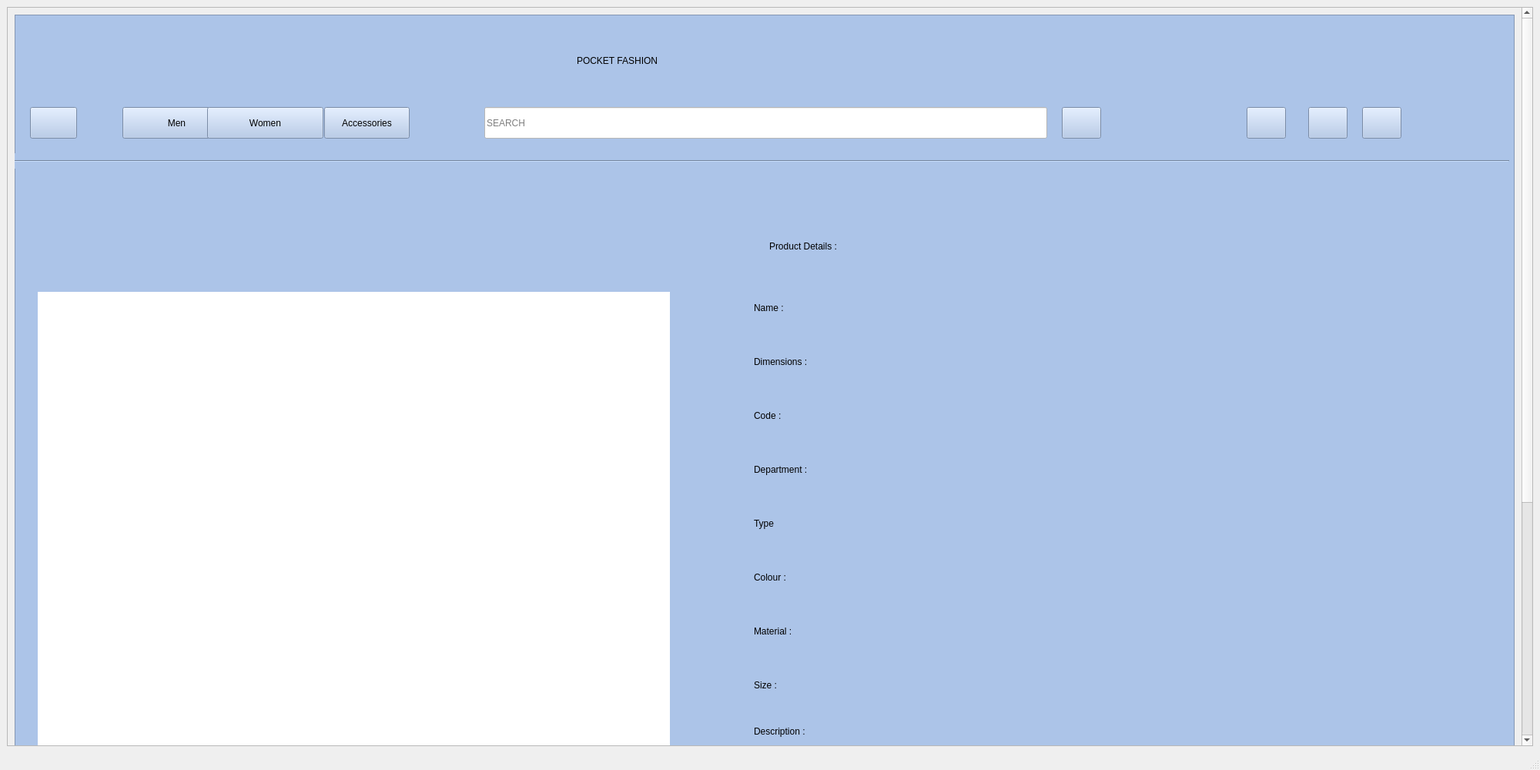
<?xml version="1.0" encoding="UTF-8"?>
<ui version="4.0">
 <class>MainWindow</class>
 <widget class="QMainWindow" name="MainWindow">
  <property name="geometry">
   <rect>
    <x>0</x>
    <y>0</y>
    <width>2000</width>
    <height>1000</height>
   </rect>
  </property>
  <property name="minimumSize">
   <size>
    <width>0</width>
    <height>0</height>
   </size>
  </property>
  <property name="windowTitle">
   <string>MainWindow</string>
  </property>
  <widget class="QWidget" name="centralwidget">
   <layout class="QHBoxLayout" name="horizontalLayout">
    <item>
     <widget class="QScrollArea" name="scrollArea">
      <property name="widgetResizable">
       <bool>true</bool>
      </property>
      <widget class="QWidget" name="scrollAreaWidgetContents">
       <property name="geometry">
        <rect>
         <x>0</x>
         <y>0</y>
         <width>1959</width>
         <height>1418</height>
        </rect>
       </property>
       <layout class="QHBoxLayout" name="horizontalLayout_2">
        <item>
         <widget class="QFrame" name="frame">
          <property name="minimumSize">
           <size>
            <width>0</width>
            <height>1400</height>
           </size>
          </property>
          <property name="styleSheet">
           <string notr="true">background-color: rgb(172, 196, 232);</string>
          </property>
          <property name="frameShape">
           <enum>QFrame::StyledPanel</enum>
          </property>
          <property name="frameShadow">
           <enum>QFrame::Raised</enum>
          </property>
          <widget class="QLabel" name="label">
           <property name="geometry">
            <rect>
             <x>730</x>
             <y>30</y>
             <width>441</width>
             <height>61</height>
            </rect>
           </property>
           <property name="styleSheet">
            <string notr="true">font: 75 32pt &quot;Times New Roman&quot;;</string>
           </property>
           <property name="text">
            <string>&lt;html&gt;&lt;head/&gt;&lt;body&gt;&lt;p&gt;POCKET FASHION&lt;/p&gt;&lt;/body&gt;&lt;/html&gt;</string>
           </property>
          </widget>
          <widget class="QLineEdit" name="lineEdit">
           <property name="geometry">
            <rect>
             <x>610</x>
             <y>120</y>
             <width>731</width>
             <height>41</height>
            </rect>
           </property>
           <property name="styleSheet">
            <string notr="true">background-color: rgb(255, 255, 255);</string>
           </property>
           <property name="placeholderText">
            <string>SEARCH</string>
           </property>
          </widget>
          <widget class="QLabel" name="label_10">
           <property name="geometry">
            <rect>
             <x>10</x>
             <y>10</y>
             <width>111</width>
             <height>91</height>
            </rect>
           </property>
           <property name="text">
            <string/>
           </property>
           <property name="pixmap">
            <pixmap>../../../Downloads/pf.png</pixmap>
           </property>
          </widget>
          <widget class="QPushButton" name="pushButton_10">
           <property name="geometry">
            <rect>
             <x>1360</x>
             <y>120</y>
             <width>51</width>
             <height>41</height>
            </rect>
           </property>
           <property name="text">
            <string/>
           </property>
           <property name="icon">
            <iconset>
             <normaloff>../../../Downloads/feather (1)/search.svg</normaloff>../../../Downloads/feather (1)/search.svg</iconset>
           </property>
           <property name="iconSize">
            <size>
             <width>32</width>
             <height>32</height>
            </size>
           </property>
          </widget>
          <widget class="QPushButton" name="pushButton_5">
           <property name="geometry">
            <rect>
             <x>1600</x>
             <y>120</y>
             <width>51</width>
             <height>41</height>
            </rect>
           </property>
           <property name="text">
            <string/>
           </property>
           <property name="icon">
            <iconset>
             <normaloff>../../../Downloads/feather (1)/heart.svg</normaloff>../../../Downloads/feather (1)/heart.svg</iconset>
           </property>
           <property name="iconSize">
            <size>
             <width>32</width>
             <height>32</height>
            </size>
           </property>
          </widget>
          <widget class="QPushButton" name="pushButton_6">
           <property name="geometry">
            <rect>
             <x>1680</x>
             <y>120</y>
             <width>51</width>
             <height>41</height>
            </rect>
           </property>
           <property name="text">
            <string/>
           </property>
           <property name="icon">
            <iconset>
             <normaloff>../../../Downloads/feather (1)/shopping-cart.svg</normaloff>../../../Downloads/feather (1)/shopping-cart.svg</iconset>
           </property>
           <property name="iconSize">
            <size>
             <width>32</width>
             <height>32</height>
            </size>
           </property>
          </widget>
          <widget class="QPushButton" name="login">
           <property name="geometry">
            <rect>
             <x>1750</x>
             <y>120</y>
             <width>51</width>
             <height>41</height>
            </rect>
           </property>
           <property name="text">
            <string/>
           </property>
           <property name="icon">
            <iconset>
             <normaloff>../../../Downloads/feather (1)/log-in.svg</normaloff>../../../Downloads/feather (1)/log-in.svg</iconset>
           </property>
           <property name="iconSize">
            <size>
             <width>32</width>
             <height>32</height>
            </size>
           </property>
          </widget>
          <widget class="QPushButton" name="men">
           <property name="geometry">
            <rect>
             <x>140</x>
             <y>120</y>
             <width>141</width>
             <height>41</height>
            </rect>
           </property>
           <property name="styleSheet">
            <string notr="true">font: 16pt &quot;Gabriola&quot;;</string>
           </property>
           <property name="text">
            <string>Men</string>
           </property>
          </widget>
          <widget class="QPushButton" name="women">
           <property name="geometry">
            <rect>
             <x>250</x>
             <y>120</y>
             <width>151</width>
             <height>41</height>
            </rect>
           </property>
           <property name="styleSheet">
            <string notr="true">font: 16pt &quot;Gabriola&quot;;</string>
           </property>
           <property name="text">
            <string>Women</string>
           </property>
          </widget>
          <widget class="QPushButton" name="accessories">
           <property name="geometry">
            <rect>
             <x>402</x>
             <y>120</y>
             <width>111</width>
             <height>41</height>
            </rect>
           </property>
           <property name="styleSheet">
            <string notr="true">font: 16pt &quot;Gabriola&quot;;</string>
           </property>
           <property name="text">
            <string>Accessories</string>
           </property>
          </widget>
          <widget class="QPushButton" name="back">
           <property name="geometry">
            <rect>
             <x>20</x>
             <y>120</y>
             <width>61</width>
             <height>41</height>
            </rect>
           </property>
           <property name="text">
            <string/>
           </property>
           <property name="icon">
            <iconset>
             <normaloff>../../../Downloads/feather (1)/chevron-left.svg</normaloff>../../../Downloads/feather (1)/chevron-left.svg</iconset>
           </property>
           <property name="iconSize">
            <size>
             <width>32</width>
             <height>32</height>
            </size>
           </property>
          </widget>
          <widget class="Line" name="line">
           <property name="geometry">
            <rect>
             <x>-30</x>
             <y>180</y>
             <width>1971</width>
             <height>20</height>
            </rect>
           </property>
           <property name="orientation">
            <enum>Qt::Horizontal</enum>
           </property>
          </widget>
          <widget class="QLabel" name="image">
           <property name="geometry">
            <rect>
             <x>30</x>
             <y>360</y>
             <width>821</width>
             <height>771</height>
            </rect>
           </property>
           <property name="styleSheet">
            <string notr="true">background-color: rgb(255, 255, 255);</string>
           </property>
           <property name="text">
            <string/>
           </property>
          </widget>
          <widget class="QLabel" name="label_3">
           <property name="geometry">
            <rect>
             <x>980</x>
             <y>270</y>
             <width>321</width>
             <height>61</height>
            </rect>
           </property>
           <property name="styleSheet">
            <string notr="true">font: 20pt &quot;MS Shell Dlg 2&quot;;</string>
           </property>
           <property name="text">
            <string>Product Details :</string>
           </property>
          </widget>
          <widget class="QLabel" name="label_4">
           <property name="geometry">
            <rect>
             <x>960</x>
             <y>360</y>
             <width>191</width>
             <height>41</height>
            </rect>
           </property>
           <property name="styleSheet">
            <string notr="true">font: 16pt &quot;MS Shell Dlg 2&quot;;</string>
           </property>
           <property name="text">
            <string>Name :</string>
           </property>
          </widget>
          <widget class="QLabel" name="label_5">
           <property name="geometry">
            <rect>
             <x>960</x>
             <y>430</y>
             <width>191</width>
             <height>41</height>
            </rect>
           </property>
           <property name="styleSheet">
            <string notr="true">font: 16pt &quot;MS Shell Dlg 2&quot;;</string>
           </property>
           <property name="text">
            <string>Dimensions :</string>
           </property>
          </widget>
          <widget class="QLabel" name="label_6">
           <property name="geometry">
            <rect>
             <x>960</x>
             <y>500</y>
             <width>191</width>
             <height>41</height>
            </rect>
           </property>
           <property name="styleSheet">
            <string notr="true">font: 16pt &quot;MS Shell Dlg 2&quot;;</string>
           </property>
           <property name="text">
            <string>Code :</string>
           </property>
          </widget>
          <widget class="QLabel" name="label_7">
           <property name="geometry">
            <rect>
             <x>960</x>
             <y>570</y>
             <width>191</width>
             <height>41</height>
            </rect>
           </property>
           <property name="styleSheet">
            <string notr="true">font: 16pt &quot;MS Shell Dlg 2&quot;;</string>
           </property>
           <property name="text">
            <string>Department :</string>
           </property>
          </widget>
          <widget class="QLabel" name="label_8">
           <property name="geometry">
            <rect>
             <x>960</x>
             <y>640</y>
             <width>191</width>
             <height>41</height>
            </rect>
           </property>
           <property name="styleSheet">
            <string notr="true">font: 16pt &quot;MS Shell Dlg 2&quot;;</string>
           </property>
           <property name="text">
            <string>Type</string>
           </property>
          </widget>
          <widget class="QLabel" name="label_9">
           <property name="geometry">
            <rect>
             <x>960</x>
             <y>710</y>
             <width>191</width>
             <height>41</height>
            </rect>
           </property>
           <property name="styleSheet">
            <string notr="true">font: 16pt &quot;MS Shell Dlg 2&quot;;</string>
           </property>
           <property name="text">
            <string>Colour :</string>
           </property>
          </widget>
          <widget class="QLabel" name="label_11">
           <property name="geometry">
            <rect>
             <x>960</x>
             <y>780</y>
             <width>191</width>
             <height>41</height>
            </rect>
           </property>
           <property name="styleSheet">
            <string notr="true">font: 16pt &quot;MS Shell Dlg 2&quot;;</string>
           </property>
           <property name="text">
            <string>Material :</string>
           </property>
          </widget>
          <widget class="QLabel" name="label_12">
           <property name="geometry">
            <rect>
             <x>960</x>
             <y>850</y>
             <width>191</width>
             <height>41</height>
            </rect>
           </property>
           <property name="styleSheet">
            <string notr="true">font: 16pt &quot;MS Shell Dlg 2&quot;;</string>
           </property>
           <property name="text">
            <string>Size :</string>
           </property>
          </widget>
          <widget class="QLabel" name="label_13">
           <property name="geometry">
            <rect>
             <x>960</x>
             <y>910</y>
             <width>191</width>
             <height>41</height>
            </rect>
           </property>
           <property name="styleSheet">
            <string notr="true">font: 16pt &quot;MS Shell Dlg 2&quot;;</string>
           </property>
           <property name="text">
            <string>Description :</string>
           </property>
          </widget>
          <widget class="QLabel" name="label_14">
           <property name="geometry">
            <rect>
             <x>960</x>
             <y>1040</y>
             <width>191</width>
             <height>41</height>
            </rect>
           </property>
           <property name="styleSheet">
            <string notr="true">font: 16pt &quot;MS Shell Dlg 2&quot;;</string>
           </property>
           <property name="text">
            <string>Discount :</string>
           </property>
          </widget>
          <widget class="QLabel" name="label_15">
           <property name="geometry">
            <rect>
             <x>960</x>
             <y>1110</y>
             <width>191</width>
             <height>41</height>
            </rect>
           </property>
           <property name="styleSheet">
            <string notr="true">font: 16pt &quot;MS Shell Dlg 2&quot;;</string>
           </property>
           <property name="text">
            <string>Price :</string>
           </property>
          </widget>
          <widget class="QPushButton" name="cart">
           <property name="geometry">
            <rect>
             <x>1040</x>
             <y>1240</y>
             <width>261</width>
             <height>51</height>
            </rect>
           </property>
           <property name="styleSheet">
            <string notr="true">font: 16pt &quot;MS Shell Dlg 2&quot;;
background-color: rgb(153, 153, 153);</string>
           </property>
           <property name="text">
            <string>ADD TO CART</string>
           </property>
          </widget>
          <widget class="QPushButton" name="buynow">
           <property name="geometry">
            <rect>
             <x>1330</x>
             <y>1240</y>
             <width>261</width>
             <height>51</height>
            </rect>
           </property>
           <property name="styleSheet">
            <string notr="true">font: 16pt &quot;MS Shell Dlg 2&quot;;
background-color: rgb(153, 153, 153);</string>
           </property>
           <property name="text">
            <string>BUY NOW</string>
           </property>
          </widget>
          <widget class="QLabel" name="namee">
           <property name="geometry">
            <rect>
             <x>1160</x>
             <y>360</y>
             <width>461</width>
             <height>41</height>
            </rect>
           </property>
           <property name="styleSheet">
            <string notr="true">font: 16pt &quot;MS Shell Dlg 2&quot;;
</string>
           </property>
           <property name="text">
            <string/>
           </property>
          </widget>
          <widget class="QLabel" name="dimen">
           <property name="geometry">
            <rect>
             <x>1160</x>
             <y>430</y>
             <width>461</width>
             <height>41</height>
            </rect>
           </property>
           <property name="styleSheet">
            <string notr="true">font: 16pt &quot;MS Shell Dlg 2&quot;;
</string>
           </property>
           <property name="text">
            <string/>
           </property>
          </widget>
          <widget class="QLabel" name="code">
           <property name="geometry">
            <rect>
             <x>1160</x>
             <y>500</y>
             <width>461</width>
             <height>41</height>
            </rect>
           </property>
           <property name="styleSheet">
            <string notr="true">font: 16pt &quot;MS Shell Dlg 2&quot;;
</string>
           </property>
           <property name="text">
            <string/>
           </property>
          </widget>
          <widget class="QLabel" name="depart">
           <property name="geometry">
            <rect>
             <x>1160</x>
             <y>570</y>
             <width>461</width>
             <height>41</height>
            </rect>
           </property>
           <property name="styleSheet">
            <string notr="true">font: 16pt &quot;MS Shell Dlg 2&quot;;
</string>
           </property>
           <property name="text">
            <string/>
           </property>
          </widget>
          <widget class="QLabel" name="type">
           <property name="geometry">
            <rect>
             <x>1160</x>
             <y>640</y>
             <width>461</width>
             <height>41</height>
            </rect>
           </property>
           <property name="styleSheet">
            <string notr="true">font: 16pt &quot;MS Shell Dlg 2&quot;;
</string>
           </property>
           <property name="text">
            <string/>
           </property>
          </widget>
          <widget class="QLabel" name="colour">
           <property name="geometry">
            <rect>
             <x>1160</x>
             <y>710</y>
             <width>461</width>
             <height>41</height>
            </rect>
           </property>
           <property name="styleSheet">
            <string notr="true">font: 16pt &quot;MS Shell Dlg 2&quot;;
</string>
           </property>
           <property name="text">
            <string/>
           </property>
          </widget>
          <widget class="QLabel" name="material">
           <property name="geometry">
            <rect>
             <x>1160</x>
             <y>780</y>
             <width>461</width>
             <height>41</height>
            </rect>
           </property>
           <property name="styleSheet">
            <string notr="true">font: 16pt &quot;MS Shell Dlg 2&quot;;
</string>
           </property>
           <property name="text">
            <string/>
           </property>
          </widget>
          <widget class="QLabel" name="sizee">
           <property name="geometry">
            <rect>
             <x>1160</x>
             <y>850</y>
             <width>461</width>
             <height>41</height>
            </rect>
           </property>
           <property name="styleSheet">
            <string notr="true">font: 16pt &quot;MS Shell Dlg 2&quot;;
</string>
           </property>
           <property name="text">
            <string/>
           </property>
          </widget>
          <widget class="QLabel" name="discription">
           <property name="geometry">
            <rect>
             <x>1160</x>
             <y>920</y>
             <width>461</width>
             <height>101</height>
            </rect>
           </property>
           <property name="styleSheet">
            <string notr="true">font: 16pt &quot;MS Shell Dlg 2&quot;;
</string>
           </property>
           <property name="text">
            <string/>
           </property>
          </widget>
          <widget class="QLabel" name="discount">
           <property name="geometry">
            <rect>
             <x>1160</x>
             <y>1040</y>
             <width>461</width>
             <height>41</height>
            </rect>
           </property>
           <property name="styleSheet">
            <string notr="true">font: 16pt &quot;MS Shell Dlg 2&quot;;
</string>
           </property>
           <property name="text">
            <string/>
           </property>
          </widget>
          <widget class="QLabel" name="price">
           <property name="geometry">
            <rect>
             <x>1160</x>
             <y>1110</y>
             <width>461</width>
             <height>41</height>
            </rect>
           </property>
           <property name="styleSheet">
            <string notr="true">font: 16pt &quot;MS Shell Dlg 2&quot;;
</string>
           </property>
           <property name="text">
            <string/>
           </property>
          </widget>
          <widget class="QLabel" name="name">
           <property name="geometry">
            <rect>
             <x>80</x>
             <y>240</y>
             <width>561</width>
             <height>91</height>
            </rect>
           </property>
           <property name="styleSheet">
            <string notr="true">font: 40pt &quot;Aparajita&quot;;</string>
           </property>
           <property name="text">
            <string/>
           </property>
          </widget>
         </widget>
        </item>
       </layout>
      </widget>
     </widget>
    </item>
   </layout>
  </widget>
  <widget class="QStatusBar" name="statusbar"/>
 </widget>
 <resources/>
 <connections/>
</ui>
